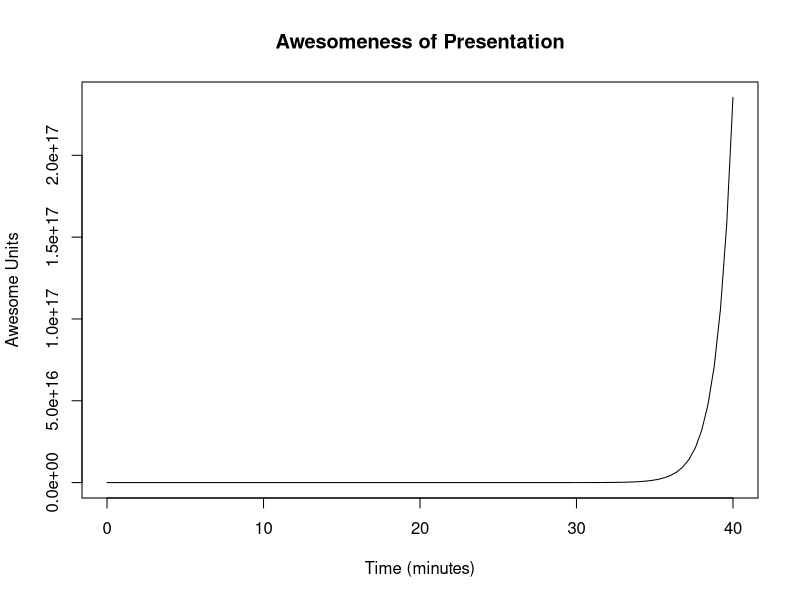

This figure's R source:
## ---- chunk 1
curve(exp, xlim=c(0,40),main = "Awesomeness of Presentation", ylab = "Awesome Units", xlab = "Time (minutes)")
